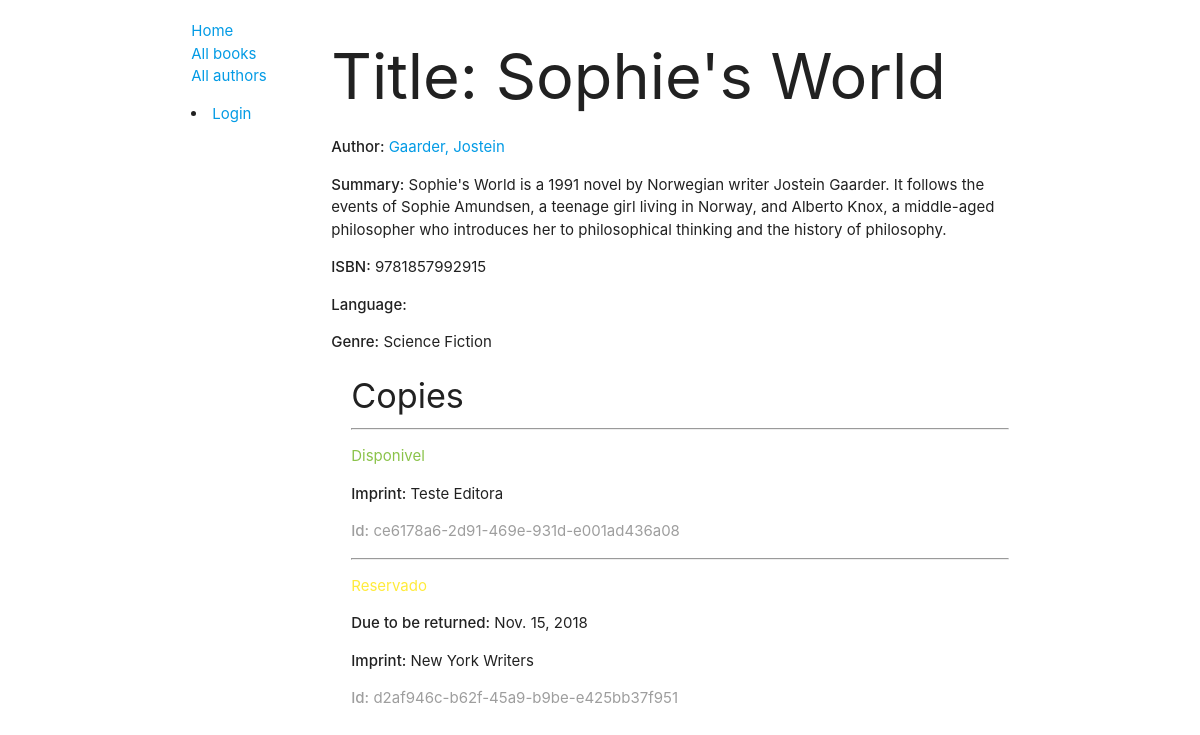
/catalog/book/2, run on an earlier commit of the app's database.
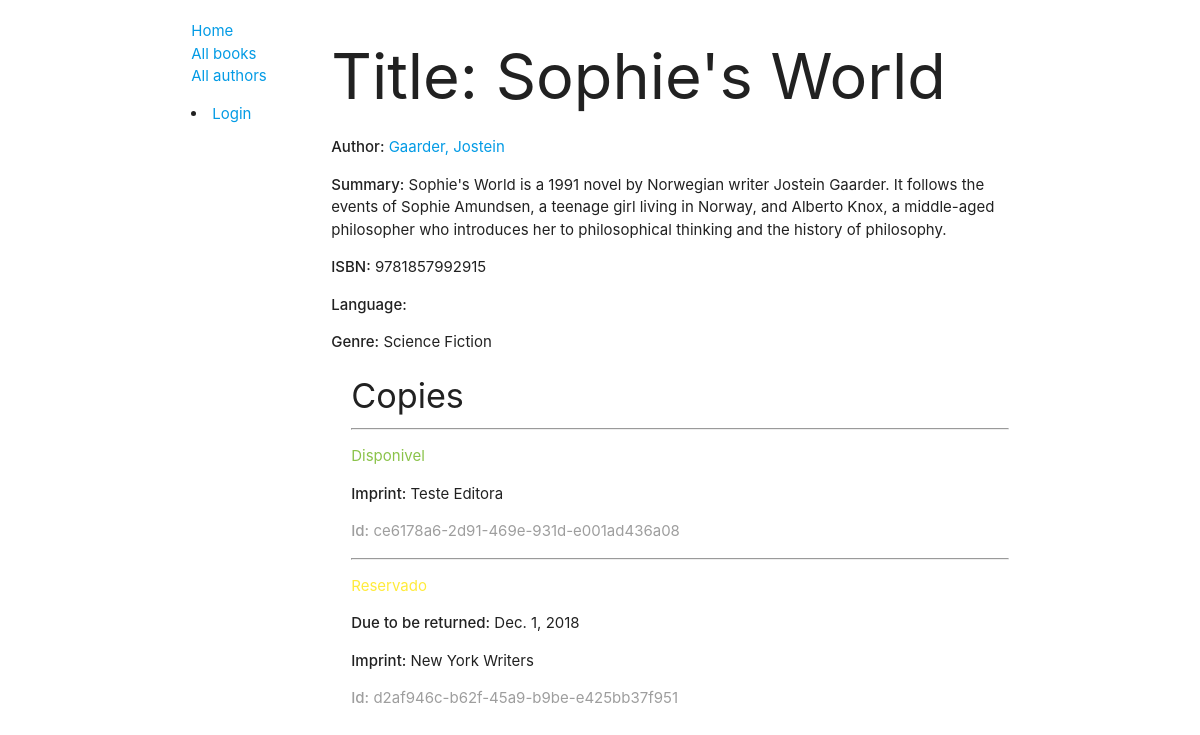
And on a later commit of the database.
### catalog/models.py (models this page shows, shortened)
class BookInstance(models.Model):
    id = models.UUIDField(primary_key=True, default=uuid.uuid4, help_text='ID exclusivo para esta cópia do livro em toda a biblioteca')
    book = models.ForeignKey('Book', on_delete=models.SET_NULL, null=True)
    imprint = models.CharField(max_length=200)
    due_back = models.DateField(null=True, blank=True)
    written_in = models.ForeignKey('Language', on_delete=models.SET_NULL, null=True)
    borrower = models.ForeignKey(User, on_delete=models.SET_NULL, null=True)
    LOAN_STATUS = (
        ('m', 'Manutencao'),
        ('e', 'Emprestado'),
        ('d', 'Disponivel'),
        ('r', 'Reservado'),
    )
    status = models.CharField(max_length=1, choices=LOAN_STATUS, blank=True, default='m', help_text='Disponibilidade do livro')
    class Meta:
        ordering = ['due_back']
        permissions = (("can_mark_returned", "Set book as returned"),)

### catalog/views.py (the view)
# urls.py: path('book/<int:pk>', views.BookDetailView.as_view(), name='book-detail'),
class BookDetailView(generic.DetailView):
    model = Book

### catalog/models.py (called while the page is built)
    def __str__(self):
        return self.name

    def __str__(self):
        return f'{self.last_name}, {self.first_name}'

### catalog/templates/catalog/book_detail.html
{% extends "base_generic.html" %}
{% block content %}
    <h1>Title: {{ book.title }}</h1>
    <p><strong>Author:</strong> <a href="">{{ book.author }}</a></p>
    <p><strong>Summary:</strong> {{ book.summary }}</p>
    <p><strong>ISBN:</strong> {{ book.isbn }}</p>
    <p><strong>Language:</strong> {{ book.language }}</p>
    <p><strong>Genre:</strong> {% for genre in book.genre.all %} {{ genre }} {% if not forloop.last %}, {% endif %} {% endfor %}</p>
    <div style="margin-left:20px;margin-top: 20px">
        <h4>Copies</h4>
        {% for copy in book.bookinstance_set.all %}
            <hr>
            <p class="{% if copy.status == 'd' %}light-green-text accent-3{% elif copy.status == 'm' %}red-text{% else %}yellow-text{% endif %}">{{ copy.get_status_display }}</p>
            {% if copy.status != 'd' %}
                <p><strong>Due to be returned:</strong> {{ copy.due_back }}</p>
            {% endif %}
            <p><strong>Imprint:</strong> {{ copy.imprint }}</p>
            <p class="grey-text"><strong>Id:</strong> {{ copy.id }}</p>
        {% endfor %}
    </div>
{% endblock %}

What changed in the data, as far as the page shows it:
changed BookInstance "Reservado": due_back "Nov. 15, 2018" → "Dec. 1, 2018"
